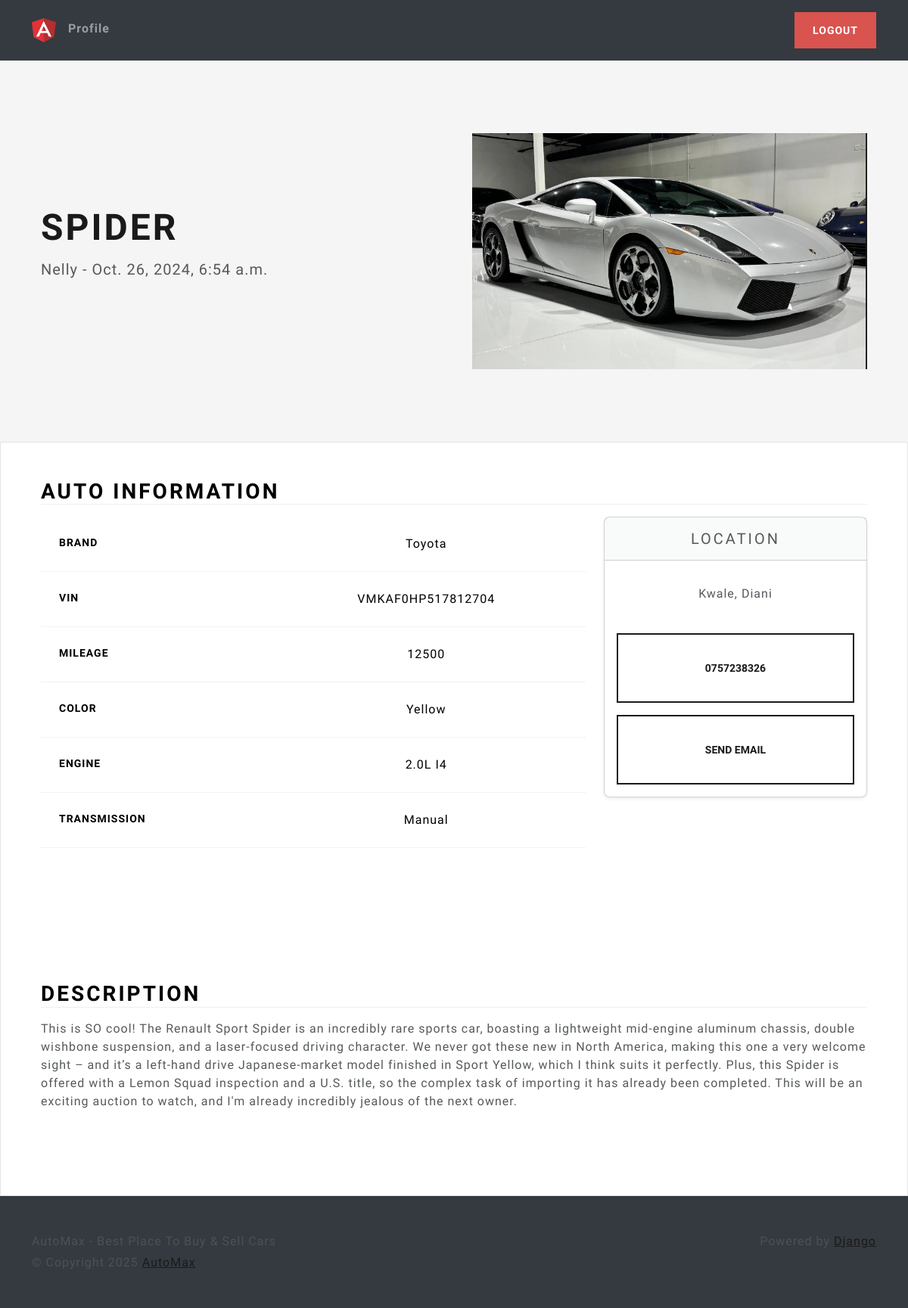
The app's page /listing/ff05c010-c3ce-423d-879a-9af00e066c0e/ (signed in) with its own data.
### Main/models.py (models this page shows, shortened)
class Listing(models.Model):
    id = models.UUIDField(primary_key=True, default=uuid.uuid4, editable=False)
    created_at = models.DateTimeField(auto_now_add=True)
    updated_at = models.DateTimeField(auto_now=True)
    seller = models.ForeignKey(Profile, on_delete=models.CASCADE)
    brand = models.CharField(max_length=24, choices=CAR_BRANDS, default=None)
    model = models.CharField(max_length=64)
    vin = models.CharField(max_length=17)
    mileage = models.IntegerField(default=0)
    color = models.CharField(max_length=24, default='White')
    description = models.TextField()
    engine = models.CharField(max_length=24)
    transmission = models.CharField(max_length=24, choices=TRANSMISSION_CHOICES, default='Manual')
    location = models.OneToOneField(Location, on_delete=models.SET_NULL, null=True, blank=True)
    image = models.ImageField(upload_to=user_listing_path, null=True, blank=True, default='images/default-photo.png')

### Users/models.py (models this page shows, shortened)
class Profile(models.Model):
    user = models.OneToOneField(User, on_delete=models.CASCADE)
    photo = models.ImageField(upload_to=user_directory_path, null=True)
    bio = models.CharField(max_length=140, blank=True)
    phone_number = models.CharField(max_length=10, blank=True)
    location = models.OneToOneField(Location, on_delete=models.SET_NULL, null=True, blank=True)

class Location(models.Model):
    address_1 = models.CharField(max_length=128)
    address_2 = models.CharField(max_length=128, blank=True)
    county = models.CharField(max_length=128, choices=KENYA_COUNTIES)
    city = models.CharField(max_length=64)

### Main/views.py (the view)
# urls.py: path('listing/<uuid:id>/', listing_view, name='listing'),
@login_required
def listing_view(request, id):
    try:
        listing = get_object_or_404(Listing, id=id)
        return render(request, 'listing.html', {'listing': listing})
    except Listing.DoesNotExist:
        messages.error(request, f'Invalid UID {id} was provided for listing.')
        return redirect('home')

### Main/templates/listing.html (shortened to what this page needs)
{% extends 'base.html' %}
{% load static %}
{% block body %}
<main>
    <section class="container col-xxl-8 px-4 py-5">
        <div class="row flex-lg-row-reverse align-items-center g-5 py-5">
            <div class="col-10 col-sm-8 col-lg-6">
                <img src="{{ listing.image.url }}" class="d-block mx-lg-auto img-fluid" width="1920" height="1080" loading="lazy">
            </div>
            <div class="col-lg-6">
                <h1 class="display-5 fw-bold lh-1 mb-3">{{ listing.model }}</h1>
                <p class="lead">{{ listing.seller.user.username }} - {{ listing.updated_at }}</p>
            </div>
        </div>
    </section>
    <div class="bg-light">
        <div class="container px-4 py-5">
            <h2 class="mb-3 border-bottom" style="color: black">Auto Information</h2>
            <div class="row row-cols-1 row-cols-md-3 mb-3 text-center">
                <div class="col-lg-8">
                    <div class="table-responsive">
                        <table class="table text-center">
                            <tbody>
                                <tr><th scope="row" class="text-start">Brand</th><td>{{ listing.brand|capfirst }}</td></tr>
                                <tr><th scope="row" class="text-start">Vin</th><td>{{ listing.vin }}</td></tr>
                                <tr><th scope="row" class="text-start">Mileage</th><td>{{ listing.mileage }}</td></tr>
                                <tr><th scope="row" class="text-start">Color</th><td>{{ listing.color }}</td></tr>
                                <tr><th scope="row" class="text-start">Engine</th><td>{{ listing.engine }}</td></tr>
                                <tr><th scope="row" class="text-start">Transmission</th><td>{{ listing.transmission|capfirst }}</td></tr>
                            </tbody>
                        </table>
                    </div>
                </div>
                <div class="col-lg-4">
                    <div class="card mb-4 rounded-3 shadow-sm">
                        <div class="card-header py-3">
                            <h4 class="my-0 fw-normal">Location</h4>
                        </div>
                        <div class="card-body">
                            <ul class="list-unstyled mt-3 mb-4">
                                <li>{{ listing.location.county }}, {{ listing.location.city }}</li>
                            </ul>
                            <button class="w-100 btn btn-lg btn-outline-primary my-3">{{ listing.seller.phone_number }}</button>
                            <button id="sendEmail" class="w-100 btn btn-lg btn-outline-primary">Send Email</button>
                        </div>
                    </div>
                </div>
            </div>
        </div>
        <div class="container px-4 py-5">
            <div class="row g-4 py-5">
                <div class="col d-flex align-items-start">
                    <div>
                        <h2 class="mb-3 border-bottom" style="color: black">Description</h2>
                        <p>{{ listing.description }}</p>
                    </div>
                </div>
            </div>
        </div>
    </div>
</main>
{% endblock %}

### Main/static/css/style.css (style rules this page uses)
html, body { height: 100%; }
body { align-items: center; padding-bottom: 40px; background-color: #f5f5f5; }
.h2, h2 { color: white; }

### records on screen
Listing: image (placeholder picture), model "SPIDER", seller.user.username "Nelly", updated_at "Oct. 26, 2024, 6:54 a.m.", brand "Toyota", vin "VMKAF0HP517812704", mileage "12500", color "Yellow", engine "2.0L I4", transmission "Manual", location.county "Kwale", location.city "Diani", seller.phone_number "0757238326", description "This is SO cool! The Renault Sport Spider is an incredibly rare sports car, boasting a lightweight mid-engine aluminum chassis, double wishbone suspension, and a laser-focused driving character. We never got these new in North America, making this one a very welcome sight – and it’s a left-hand drive Japanese-market model finished in Sport Yellow, which I think suits it perfectly. Plus, this Spider is offered with a Lemon Squad inspection and a U.S. title, so the complex task of importing it has already been completed. This will be an exciting auction to watch, and I'm already incredibly jealous of the next owner."
